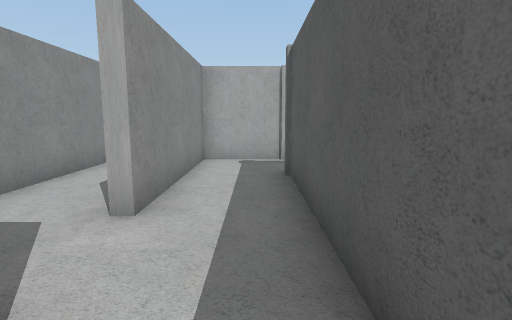
[1] (above)

24 first-person views from a walk through a scene from a Unity 3-D project. The camera is 1.2 m above the floor, tilts 8° down and sees 80° across. The floor is counted in squares, 1 m on a side. Each view is taken from the middle of a square. On the plan, view 1 faces up. The plan holds only what a view shows up to about 13 squares ahead; the rest is blank. The player is left out.

[2]
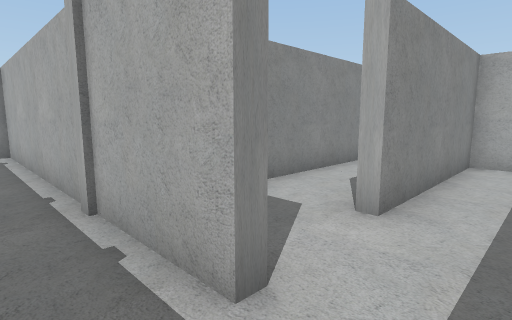

[3]
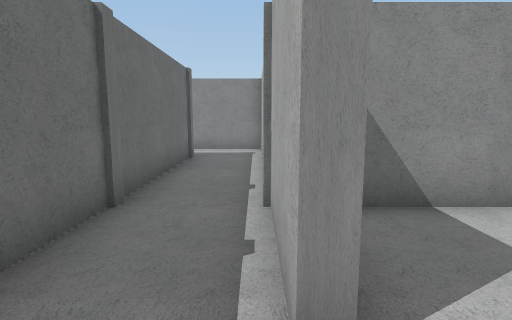

[4]
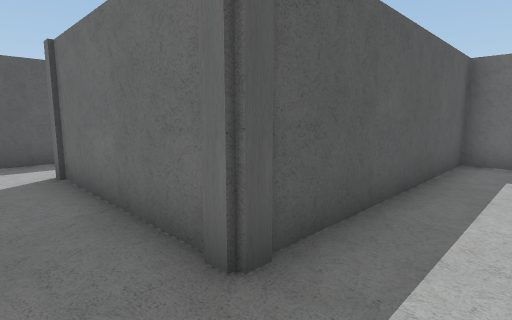

[5]
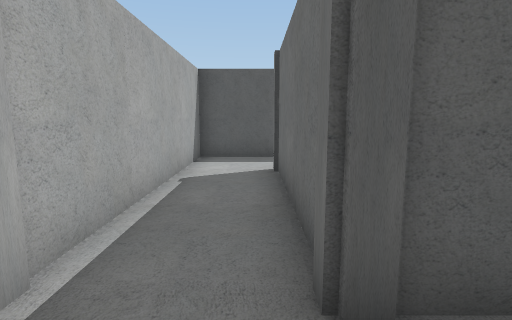

[6]
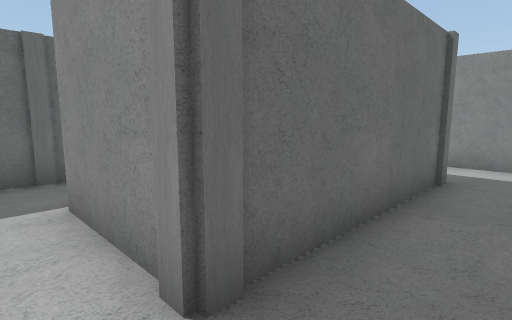

[7]
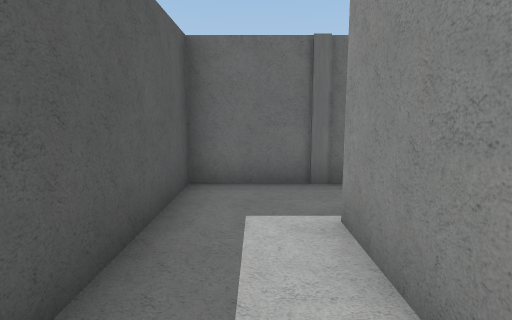

[8]
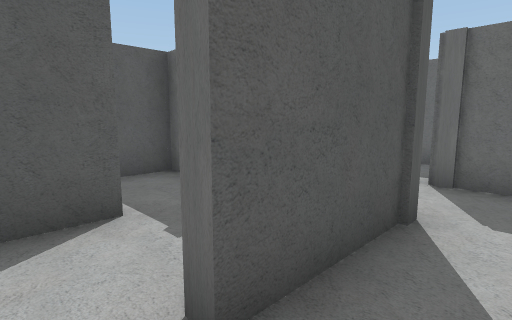

[9]
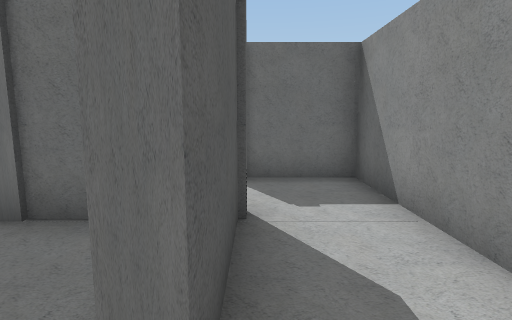

[10]
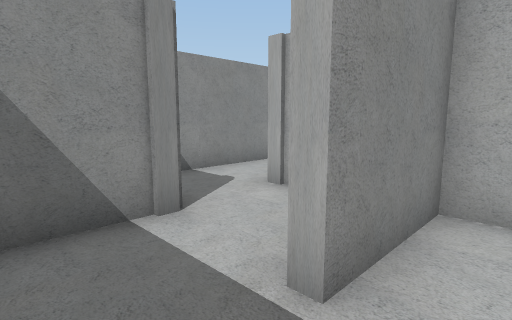

[11]
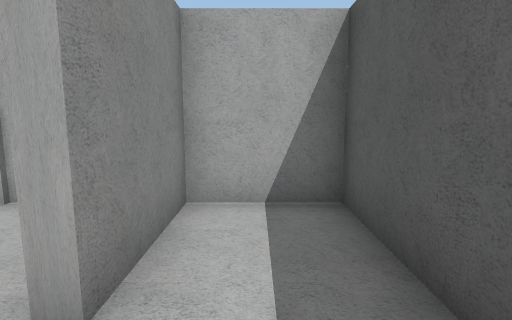

[12]
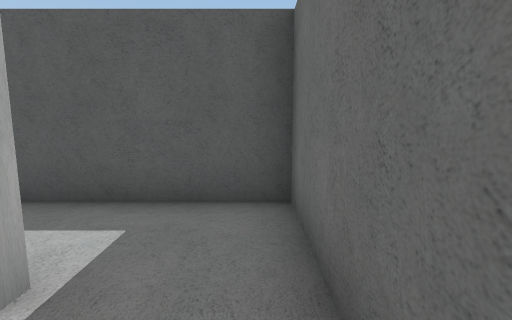

[13]
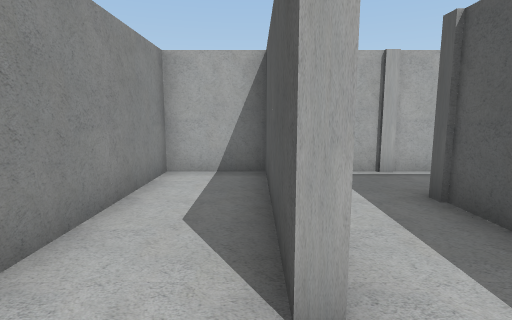

[14]
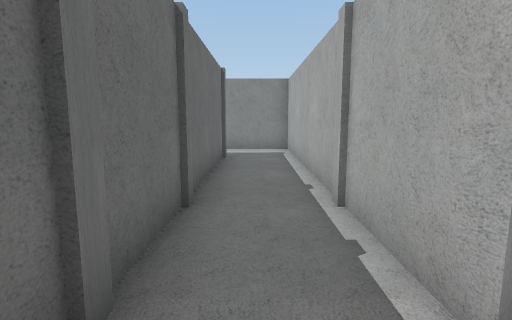

[15]
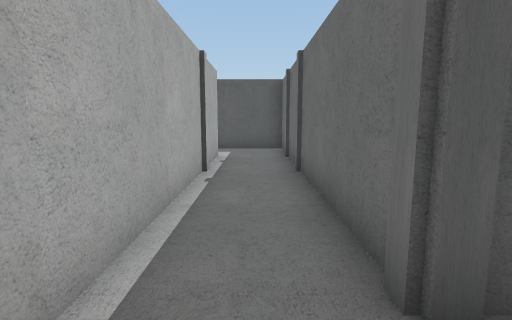

[16]
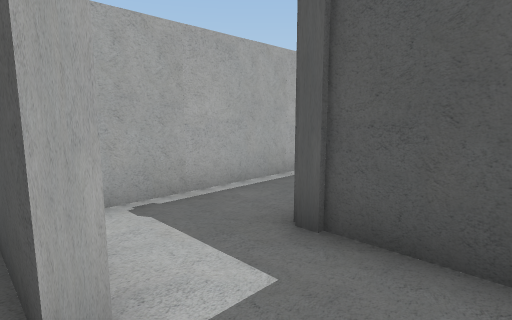

[17]
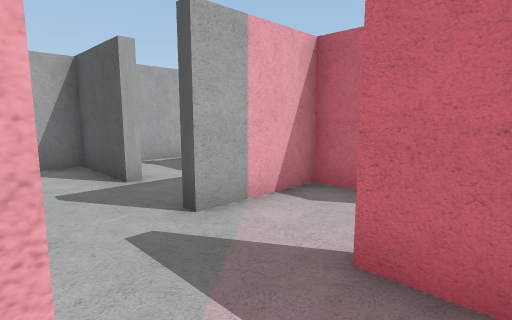

[18]
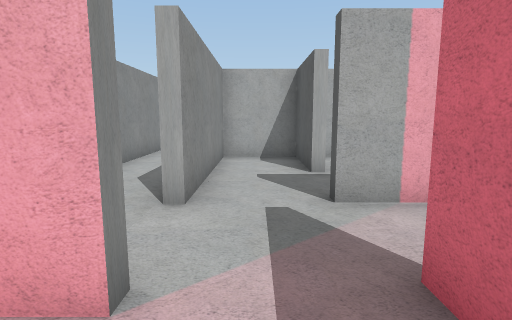

[19]
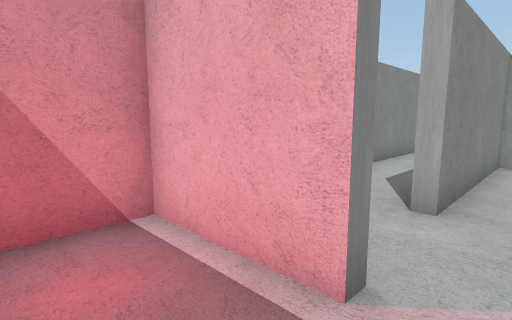

[20]
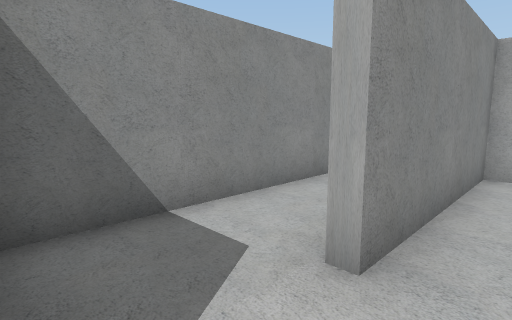

[21]
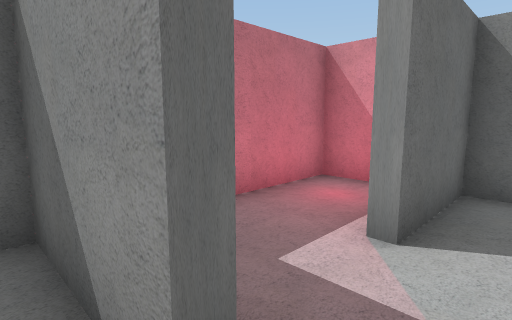

[22]
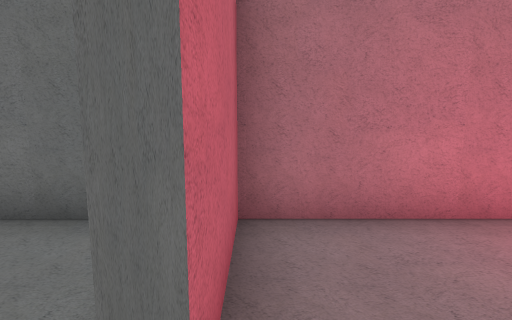

[23]
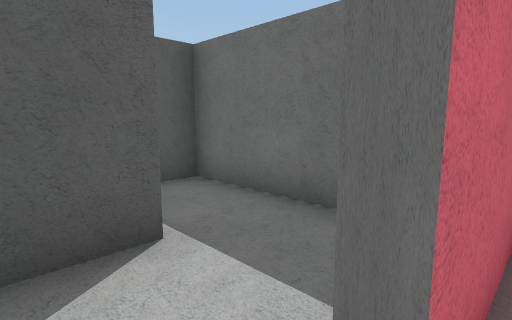

[24]
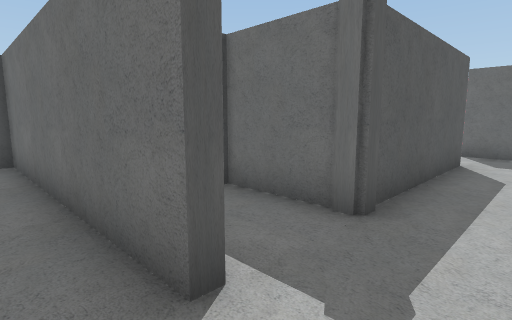

### Floor plan
Key: @ floor where view 1 was taken; # wall or solid block; . floor.
Columns run from 17 left of view 1 to 8 right of it. Each row starts with its distance up from view 1.
  9              #############
  8              #.#.........#
  7              #.#.........#
  6              #.#..######.#
  5  . .....     #.#..#....#.#
  4   .########  #.#..# #..#.#
  3 #....        #....#.#....#
  2 #.....       #....#.#....#
  1 #..#############..#.######
  0 #..#.#...........@#....#.#
 -1 #..#.#..#############..#.#
 -2 #..#....#           #....#
 -3 #..#....#           #....#
 -4 #.....###           ######
 -5 #.......#
 -6 ####.#..#
 -7 #....#....
 -8 #....#....#
 -9 ###########

Positions as (right, up) in squares from view 1, and headings:
1: (0, 0), facing up
2: (0, 0), facing up-left
3: (0, 1), facing left
4: (-1, 8), facing down-right
5: (-1, 7), facing right
6: (7, 8), facing down-left
7: (7, 7), facing down
8: (2, 5), facing down-right
9: (3, 5), facing down
10: (7, -3), facing up-left
11: (7, -3), facing up
12: (4, -3), facing right
13: (-2, 2), facing up
14: (0, 0), facing left
15: (-11, 0), facing right
16: (-12, -3), facing up-right
17: (-14, -7), facing up-right
18: (-13, -8), facing up
19: (-13, -8), facing up-left
20: (-13, -6), facing up-left
21: (-11, -5), facing down-left
22: (-12, -5), facing down
23: (-12, -5), facing down-right
24: (-16, 5), facing down-right
